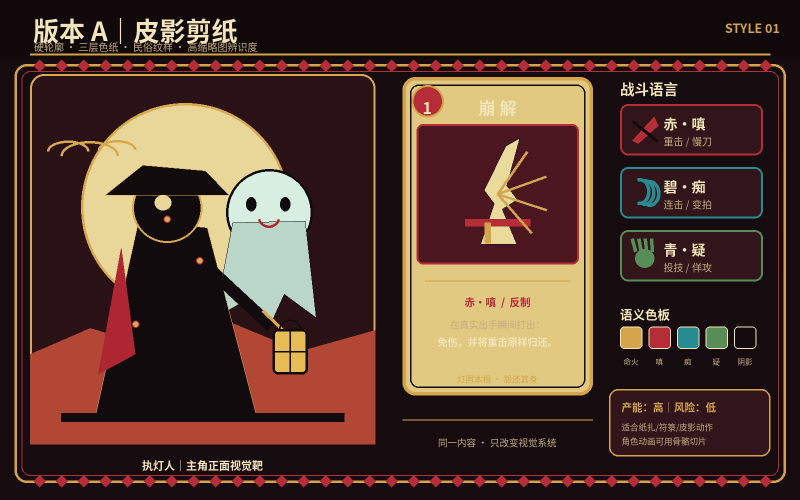
#> input picture art_concepts/concept_A_papercut.png, 1600 x 1000 px (shown at 1/2 size)
$ python -i generate_all_30_unique_cards.py   (imports and definitions only)
#> lines starting #> are read from the running program, lines starting #| are printed output that depends on the picture
#!/usr/bin/env python3
"""Generate 30 completely unique, dedicated, handcrafted card artwork illustrations.
Every single card has its own custom motif, composition, and visual storytelling.
"""

from __future__ import annotations

import math
import random
from pathlib import Path
from PIL import Image, ImageDraw, ImageFilter

ROOT = Path(__file__).resolve().parents[1]
CARDS_DIR = ROOT / "assets/game/cards"
DEMO_DIR = ROOT / "assets/demo"
# [1 line not run here, left out]


def create_canvas(size: tuple[int, int] = (320, 320), bg=(12, 15, 20, 255)) -> tuple[Image.Image, ImageDraw.ImageDraw]:
    img = Image.new("RGBA", size, bg)
    return img, ImageDraw.Draw(img)


# [10 lines left out: function radial_glow, not called in this run]


def add_fine_noise(img: Image.Image, strength: int = 12) -> Image.Image:
    orig_a = img.getchannel("A")
    noise = Image.effect_noise(img.size, strength).convert("L")
    noise_rgba = Image.merge("RGBA", (noise, noise, noise, Image.new("L", img.size, 14)))
    res = Image.alpha_composite(img.convert("RGBA"), noise_rgba)
    res.putalpha(orig_a)
    return res


# =========================================================================
# 14 斩 (Slash / Attack / Vengeance) Cards - Unique Draw Functions
# =========================================================================

# [402 lines left out: functions draw_attack, draw_shatter, draw_duannian, draw_zhuangzhong, draw_zhuying, draw_liebo and 24 more, not called in this run]


# =========================================================================
# Master Dispatcher Table
# =========================================================================

CARD_DISPATCHER = {
    # 斩类 (12)
    "attack": draw_attack,
    "shatter": draw_shatter,
    "duannian": draw_duannian,
    "zhuangzhong": draw_zhuangzhong,
    "zhuying": draw_zhuying,
    "liebo": draw_liebo,
    "xuezhang": draw_xuezhang,
    "baiguyin": draw_baiguyin,
    "shoulian": draw_shoulian,
    "shuangdeng": draw_shuangdeng,
    "yuangui": draw_yuangui,
    "tianping": draw_tianping,
    # 御类 (9)
    "guard": draw_guard,
    "difan": draw_difan,
    "jieshi": draw_jieshi,
    "tongjing": draw_tongjing,
    "fuhunsuo": draw_fuhunsuo,
    "jiedao": draw_jiedao,
    "jinshen": draw_jinshen,
    "podan": draw_podan,
    "duanxiang": draw_duanxiang,
    # 佑类 (9)
    "shift": draw_shift,
    "dengxin": draw_dengxin,
    "tianyou": draw_tianyou,
    "wenlu": draw_wenlu,
    "zhima": draw_zhima,
    "changming": draw_changming,
    "jieshou": draw_jieshou,
    "anhun": draw_anhun,
    "tinggeng": draw_tinggeng,
}


# [17 lines left out: function main, not called in this run]


# [2 lines not run here, left out]

>>> import cv2
>>> picture = cv2.imread('../art_concepts/concept_A_papercut.png', cv2.IMREAD_GRAYSCALE)
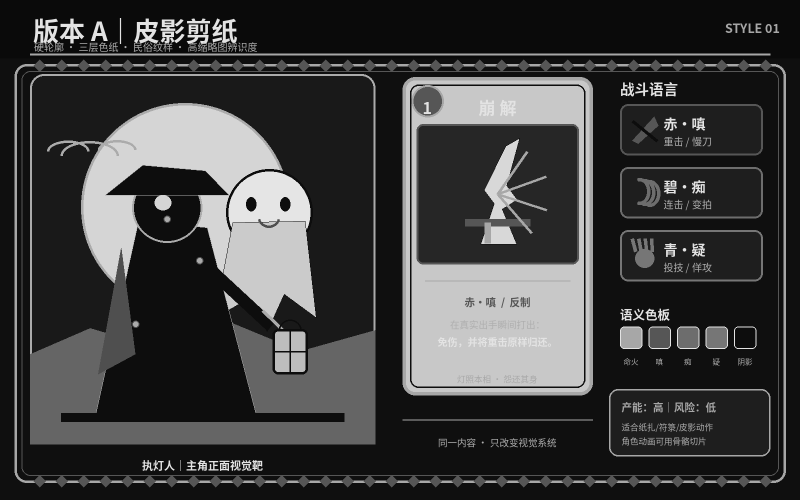
#> picture: shape (1000, 1600) (shown at 1/2 size); min 10, max 229, mean 62.3
>>> result = add_fine_noise(picture)
#> (the run stopped early here; a loop or call above may not have finished)

$ run again, on art_concepts/concept_B_pixel.png
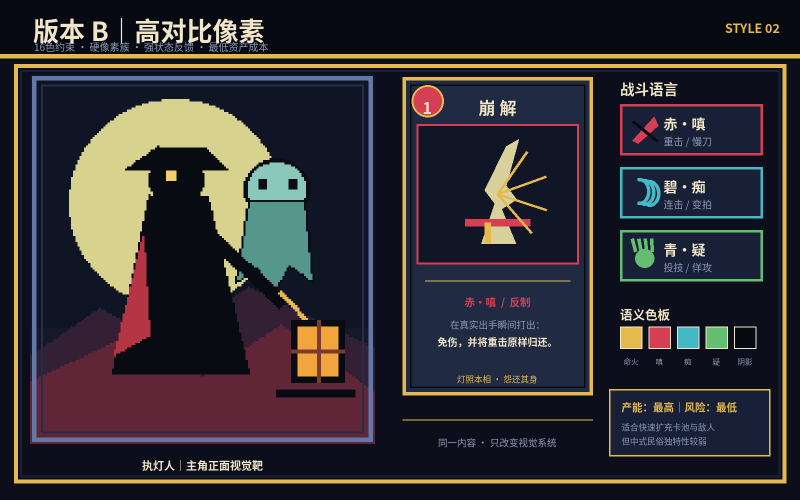
#> input picture art_concepts/concept_B_pixel.png, 1600 x 1000 px (shown at 1/2 size)
#> `picture = cv2.imread('../art_concepts/concept_A_papercut.png', cv2.IMR..`:
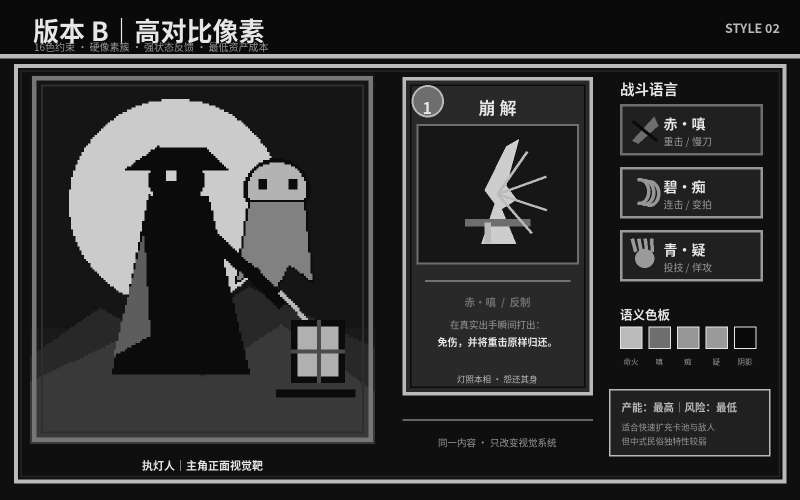
#> picture: shape (1000, 1600) (shown at 1/2 size); min 10, max 230, mean 49.9

$ run again, on art_concepts/concept_C_painterly.png
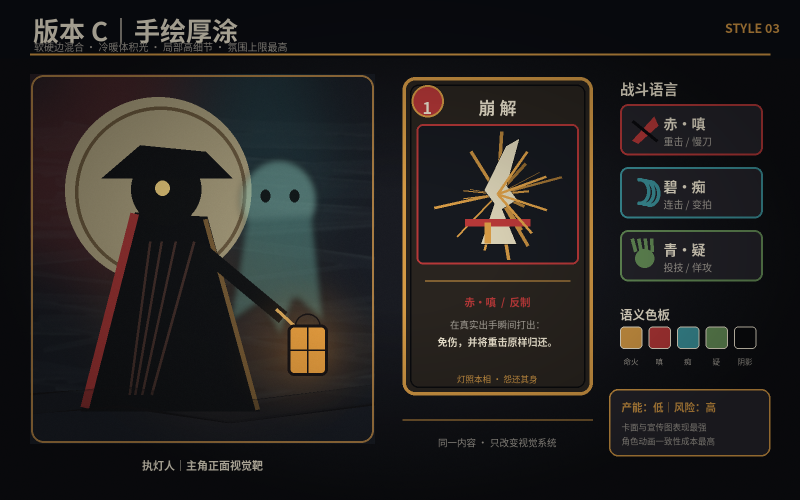
#> input picture art_concepts/concept_C_painterly.png, 1600 x 1000 px (shown at 1/2 size)
#> `picture = cv2.imread('../art_concepts/concept_A_papercut.png', cv2.IMR..`:
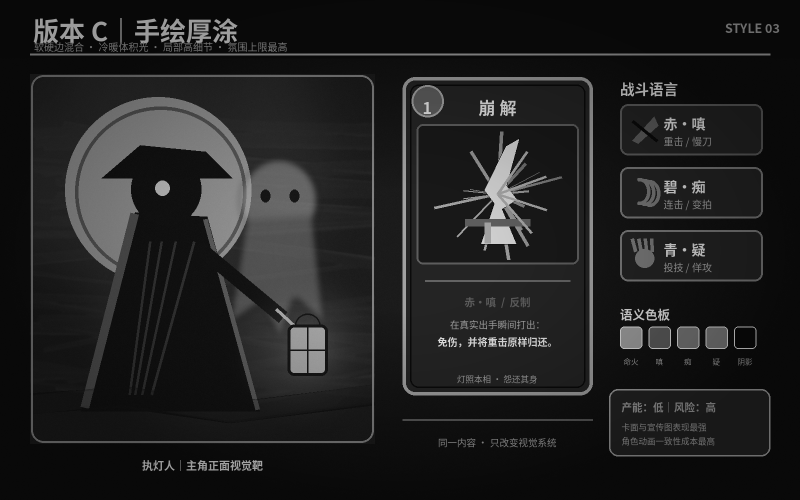
#> picture: shape (1000, 1600) (shown at 1/2 size); min 7, max 216, mean 32.6
